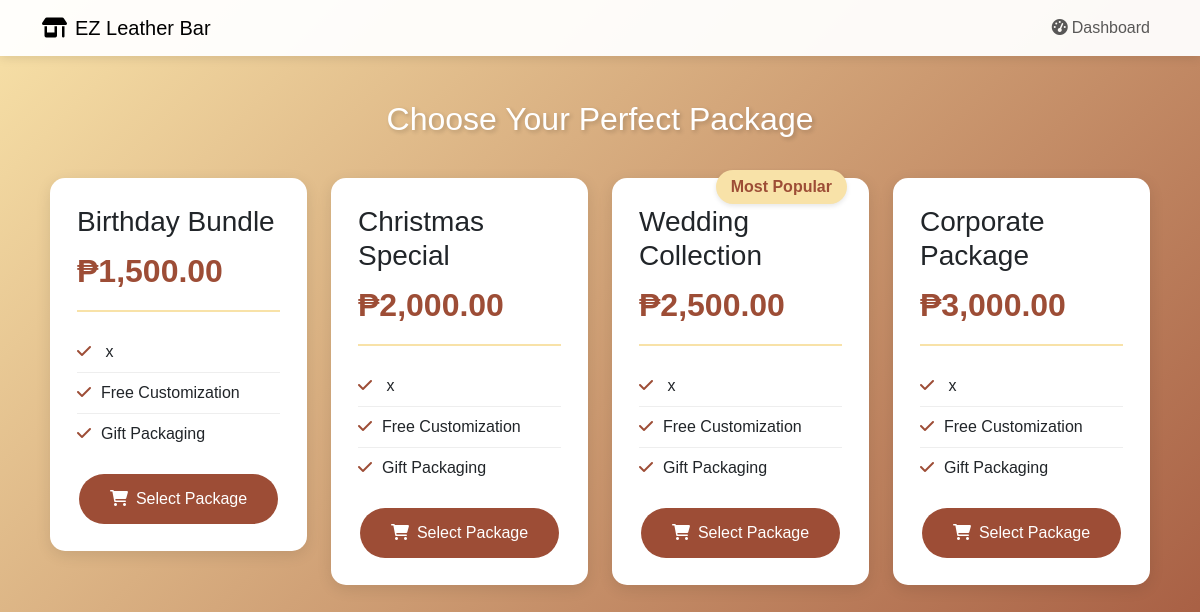
The page /packages.php (signed in) on the database its author committed.
### tables this page shows
CREATE TABLE `packages` (
  `package_id` int(11) NOT NULL,
  `package_name` varchar(100) NOT NULL,
  `description` text DEFAULT NULL,
  `base_price` decimal(10,2) NOT NULL,
  `max_items` int(11) DEFAULT 5,
  `is_active` tinyint(1) DEFAULT 1,
  `created_at` timestamp NOT NULL DEFAULT current_timestamp()
);

### packages.php (the view, shortened to what this page needs)
<?php
require 'database/connect_db.php';
$packages_query = "SELECT p.*,
                  GROUP_CONCAT(pr.product_name) as products,
                  GROUP_CONCAT(pp.quantity) as quantities
                  FROM packages p
                  LEFT JOIN package_products pp ON p.package_id = pp.package_id
                  LEFT JOIN products pr ON pp.product_id = pr.product_id
                  WHERE p.is_active = 1
                  GROUP BY p.package_id";
$result = mysqli_query($conn, $packages_query);
$packages = mysqli_fetch_all($result, MYSQLI_ASSOC);
?>
<!DOCTYPE html>
<html lang="en">
<head>
    <link href="https://cdn.jsdelivr.net/npm/bootstrap@5.3.3/dist/css/bootstrap.min.css" rel="stylesheet">
    <link rel="stylesheet" href="https://cdnjs.cloudflare.com/ajax/libs/font-awesome/6.0.0/css/all.min.css">
</head>
<body>
    <nav class="navbar navbar-expand-lg navbar-light fixed-top">
        <div class="container">
            <a class="navbar-brand" href="index.php">
                <i class="fas fa-store-alt me-2"></i>EZ Leather Bar
            </a>
            <div class="collapse navbar-collapse" id="navbarNav">
                <ul class="navbar-nav ms-auto">
                    <?php if (isset($_SESSION['role'])): ?>
                        <li class="nav-item">
                            <a class="nav-link" href="<?php echo $_SESSION['role'] === 'A' ? 'admin_dashboard.php' : 'user_dashboard.php'; ?>">
                                <i class="fas fa-tachometer-alt me-1"></i>Dashboard
                            </a>
                        </li>
                    <?php endif; ?>
                </ul>
            </div>
        </div>
    </nav>
    <div class="main-container container">
        <h2 class="section-title">Choose Your Perfect Package</h2>
        <div class="row">
            <?php foreach ($packages as $package): ?>
                <div class="col-md-6 col-lg-3">
                    <div class="package-card position-relative">
                        <?php if ($package['package_name'] === 'Wedding Collection'): ?>
                            <div class="package-badge">Most Popular</div>
                        <?php endif; ?>
                        <div class="package-header">
                            <h3><?php echo $package['package_name']; ?></h3>
                            <div class="package-price">
                                ₱<?php echo number_format($package['base_price'], 2); ?>
                            </div>
                        </div>
                        <ul class="package-features">
                            <?php
                            $products = explode(',', $package['products']);
                            $quantities = explode(',', $package['quantities']);
                            for ($i = 0; $i < count($products); $i++): ?>
                                <li>
                                    <i class="fas fa-check"></i>
                                    <?php echo $quantities[$i] . 'x ' . $products[$i]; ?>
                                </li>
                            <?php endfor; ?>
                            <li><i class="fas fa-check"></i>Free Customization</li>
                            <li><i class="fas fa-check"></i>Gift Packaging</li>
                        </ul>
                        <div class="text-center">
                            <a href="user_dashboard.php?package=<?php echo $package['package_id']; ?>"
                               class="btn btn-brown">
                                <i class="fas fa-shopping-cart me-2"></i>Select Package
                            </a>
                        </div>
                    </div>
                </div>
            <?php endforeach; ?>
        </div>
    </div>
</body>
</html>

### packages.php (style rules this page uses)
body { background: linear-gradient(135deg, #F8E2A8, #9D4D36); min-height: 100vh; font-family: 'Arial', sans-serif; padding-bottom: 60px; }
.navbar { background: rgba(255, 255, 255, 0.95) !important; box-shadow: 0 2px 10px rgba(0,0,0,0.1); }
.main-container { margin-top: 80px; padding: 20px; }
.package-card { background: white; border-radius: 15px; padding: 25px; margin-bottom: 30px; box-shadow: 0 4px 15px rgba(0,0,0,0.1); transition: all 0.3s; border: 2px solid transparent; }
.package-header { border-bottom: 2px solid #F8E2A8; margin-bottom: 20px; padding-bottom: 15px; }
.package-price { font-size: 2rem; color: #9D4D36; font-weight: bold; }
.package-features { list-style: none; padding: 0; margin: 0 0 20px 0; }
.package-features li { padding: 8px 0; border-bottom: 1px solid #eee; }
.package-features li:last-child { border-bottom: none; }
.package-features i { color: #9D4D36; margin-right: 10px; }
.btn-brown { background-color: #9D4D36; color: white; padding: 12px 30px; border-radius: 25px; transition: all 0.3s; }
.section-title { color: white; text-align: center; margin-bottom: 40px; text-shadow: 2px 2px 4px rgba(0,0,0,0.2); }
.package-badge { position: absolute; top: -10px; right: 20px; background: #F8E2A8; color: #9D4D36; padding: 5px 15px; border-radius: 20px; font-weight: bold; box-shadow: 0 2px 5px rgba(0,0,0,0.1); }

### rows shown on the page
packages: package_name "Birthday Bundle", base_price "1,500.00"
packages: package_name "Christmas Special", base_price "2,000.00"
packages: shows "Most Popular", package_name "Wedding Collection", base_price "2,500.00"
packages: package_name "Corporate Package", base_price "3,000.00"
